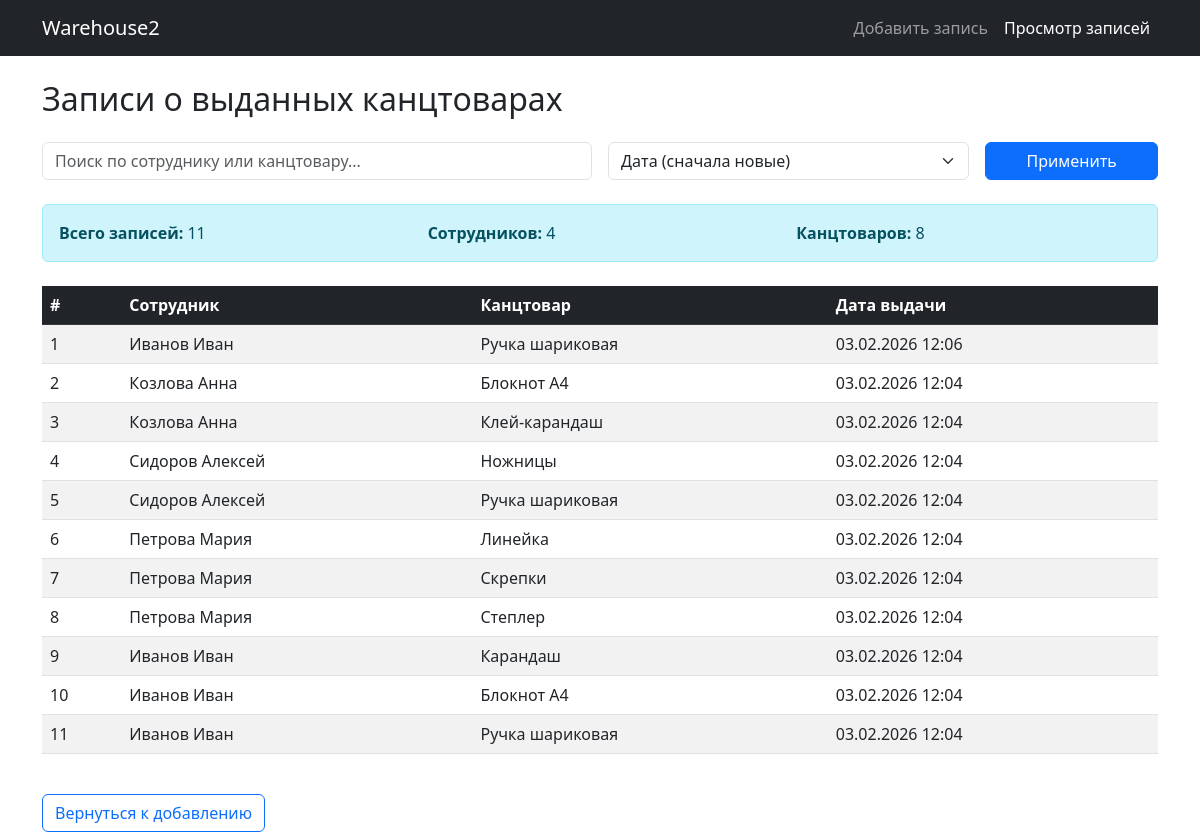
The app's page /records/, older data.
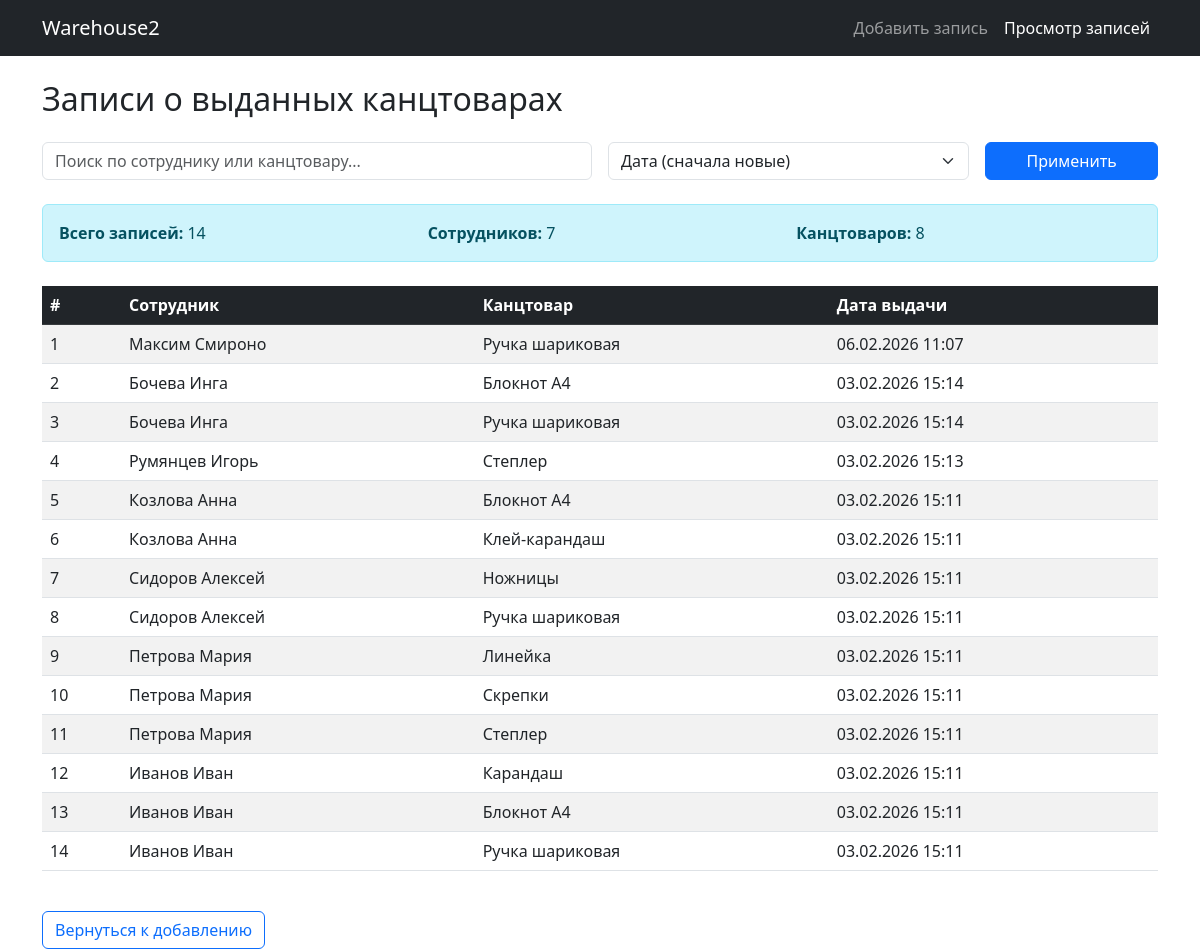
The same page, newer data.
### inventory/models.py (models this page shows, shortened)
class EmployeeSupply(models.Model):
    employee = models.ForeignKey(Employee, on_delete=models.CASCADE, verbose_name="Сотрудник")
    supply = models.ForeignKey(OfficeSupply, on_delete=models.CASCADE, verbose_name="Канцтовар")
    taken_date = models.DateTimeField(auto_now_add=True, verbose_name="Дата выдачи")
    class Meta:
        verbose_name = "Выдача канцтовара"
        verbose_name_plural = "Выдачи канцтоваров"

class Employee(models.Model):
    name = models.CharField(max_length=100, verbose_name="Имя сотрудника")
    class Meta:
        verbose_name = "Сотрудник"
        verbose_name_plural = "Сотрудники"

class OfficeSupply(models.Model):
    name = models.CharField(max_length=150, verbose_name="Название канцтовара")
    class Meta:
        verbose_name = "Канцтовар"
        verbose_name_plural = "Канцтовары"

### inventory/views.py (the view)
# urls.py: path('records/', views.records, name='records'),
def records(request):
    search_query = request.GET.get('search', '').strip()
    sort_by = request.GET.get('sort_by', '-taken_date')
    records_list = EmployeeSupply.objects.all()
    if search_query:
        records_list = records_list.filter(
            Q(employee__name__icontains=search_query) |
            Q(supply__name__icontains=search_query)
        )
    records_list = records_list.order_by(sort_by)
    total_records = records_list.count()
    supplies_count = records_list.values('supply').distinct().count()
    employees_count = records_list.values('employee').distinct().count()
    context = {
        'records': records_list,
        'search_query': search_query,
        'sort_by': sort_by,
        'total_records': total_records,
        'supplies_count': supplies_count,
        'employees_count': employees_count,
    }
    return render(request, 'records.html', context)

### inventory/templates/records.html (shortened to what this page needs)
{% extends 'base.html' %}
{% block content %}
<div class="row">
    <div class="col-12">
        <h2 class="mb-4">Записи о выданных канцтоварах</h2>
        <form method="GET" action="{% url 'records' %}" class="mb-4">
            <div class="row g-3">
                <div class="col-md-6">
                    <input type="text" name="search" class="form-control"
                           placeholder="Поиск по сотруднику или канцтовару..."
                           value="{{ search_query }}">
                </div>
                <div class="col-md-4">
                    <select name="sort_by" class="form-select">
                        <option value="-taken_date" {% if sort_by == '-taken_date' %}selected{% endif %}>
                            Дата (сначала новые)
                        </option>
                    </select>
                </div>
                <div class="col-md-2">
                    <button class="btn btn-primary w-100" type="submit">Применить</button>
                </div>
            </div>
        </form>
        {% if total_records > 0 %}
            <div class="alert alert-info mb-4">
                <div class="row">
                    <div class="col-md-4">
                        <strong>Всего записей:</strong> {{ total_records }}
                    </div>
                    <div class="col-md-4">
                        <strong>Сотрудников:</strong> {{ employees_count }}
                    </div>
                    <div class="col-md-4">
                        <strong>Канцтоваров:</strong> {{ supplies_count }}
                    </div>
                </div>
            </div>
        {% endif %}
        {% if records %}
            <div class="table-responsive">
                <table class="table table-striped table-hover">
                    <thead class="table-dark">
                        <tr>
                            <th>#</th>
                            <th>Сотрудник</th>
                            <th>Канцтовар</th>
                            <th>Дата выдачи</th>
                        </tr>
                    </thead>
                    <tbody>
                        {% for record in records %}
                        <tr>
                            <td>{{ forloop.counter }}</td>
                            <td>{{ record.employee.name }}</td>
                            <td>{{ record.supply.name }}</td>
                            <td>{{ record.taken_date|date:"d.m.Y H:i" }}</td>
                        </tr>
                        {% endfor %}
                    </tbody>
                </table>
            </div>
        {% endif %}
        <div class="mt-4">
            <a href="{% url 'index' %}" class="btn btn-outline-primary">
                Вернуться к добавлению
            </a>
        </div>
    </div>
</div>
{% endblock %}

Row changes from the older to the newer data that the page shows:
removed EmployeeSupply: employee.name "Иванов Иван", supply.name "Ручка шариковая", taken_date "03.02.2026 12:06"
removed EmployeeSupply: employee.name "Козлова Анна", supply.name "Блокнот А4", taken_date "03.02.2026 12:04"
removed EmployeeSupply: employee.name "Козлова Анна", supply.name "Клей-карандаш", taken_date "03.02.2026 12:04"
removed EmployeeSupply: employee.name "Сидоров Алексей", supply.name "Ножницы", taken_date "03.02.2026 12:04"
removed EmployeeSupply: employee.name "Сидоров Алексей", supply.name "Ручка шариковая", taken_date "03.02.2026 12:04"
removed EmployeeSupply: employee.name "Петрова Мария", supply.name "Линейка", taken_date "03.02.2026 12:04"
removed EmployeeSupply: employee.name "Петрова Мария", supply.name "Скрепки", taken_date "03.02.2026 12:04"
removed EmployeeSupply: employee.name "Петрова Мария", supply.name "Степлер", taken_date "03.02.2026 12:04"
removed EmployeeSupply: employee.name "Иванов Иван", supply.name "Карандаш", taken_date "03.02.2026 12:04"
removed EmployeeSupply: employee.name "Иванов Иван", supply.name "Блокнот А4", taken_date "03.02.2026 12:04"
removed EmployeeSupply: employee.name "Иванов Иван", supply.name "Ручка шариковая", taken_date "03.02.2026 12:04"
added EmployeeSupply: employee.name "Максим Смироно", supply.name "Ручка шариковая", taken_date "06.02.2026 11:07"
added EmployeeSupply: employee.name "Бочева Инга", supply.name "Блокнот А4", taken_date "03.02.2026 15:14"
added EmployeeSupply: employee.name "Бочева Инга", supply.name "Ручка шариковая", taken_date "03.02.2026 15:14"
added EmployeeSupply: employee.name "Румянцев Игорь", supply.name "Степлер", taken_date "03.02.2026 15:13"
added EmployeeSupply: employee.name "Козлова Анна", supply.name "Блокнот А4", taken_date "03.02.2026 15:11"
added EmployeeSupply: employee.name "Козлова Анна", supply.name "Клей-карандаш", taken_date "03.02.2026 15:11"
added EmployeeSupply: employee.name "Сидоров Алексей", supply.name "Ножницы", taken_date "03.02.2026 15:11"
added EmployeeSupply: employee.name "Сидоров Алексей", supply.name "Ручка шариковая", taken_date "03.02.2026 15:11"
added EmployeeSupply: employee.name "Петрова Мария", supply.name "Линейка", taken_date "03.02.2026 15:11"
added EmployeeSupply: employee.name "Петрова Мария", supply.name "Скрепки", taken_date "03.02.2026 15:11"
added EmployeeSupply: employee.name "Петрова Мария", supply.name "Степлер", taken_date "03.02.2026 15:11"
added EmployeeSupply: employee.name "Иванов Иван", supply.name "Карандаш", taken_date "03.02.2026 15:11"
added EmployeeSupply: employee.name "Иванов Иван", supply.name "Блокнот А4", taken_date "03.02.2026 15:11"
added EmployeeSupply: employee.name "Иванов Иван", supply.name "Ручка шариковая", taken_date "03.02.2026 15:11"
Text that changed along with them:
{{ total_records }}: "11" → "14"
{{ employees_count }}: "4" → "7"
